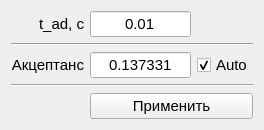
<?xml version="1.0" encoding="UTF-8"?>
<ui version="4.0">
 <class>Adiabaticity</class>
 <widget class="QDialog" name="Adiabaticity">
  <property name="geometry">
   <rect>
    <x>0</x>
    <y>0</y>
    <width>264</width>
    <height>114</height>
   </rect>
  </property>
  <property name="focusPolicy">
   <enum>Qt::ClickFocus</enum>
  </property>
  <property name="windowTitle">
   <string>Dialog</string>
  </property>
  <layout class="QGridLayout" name="gridLayout">
   <item row="2" column="0">
    <widget class="QLabel" name="label_2">
     <property name="font">
      <font>
       <pointsize>11</pointsize>
      </font>
     </property>
     <property name="text">
      <string>Акцептанс</string>
     </property>
     <property name="alignment">
      <set>Qt::AlignRight|Qt::AlignTrailing|Qt::AlignVCenter</set>
     </property>
    </widget>
   </item>
   <item row="1" column="0" colspan="3">
    <widget class="Line" name="line">
     <property name="orientation">
      <enum>Qt::Horizontal</enum>
     </property>
    </widget>
   </item>
   <item row="0" column="0">
    <widget class="QLabel" name="label">
     <property name="font">
      <font>
       <pointsize>11</pointsize>
      </font>
     </property>
     <property name="text">
      <string>t_ad, с</string>
     </property>
     <property name="alignment">
      <set>Qt::AlignRight|Qt::AlignTrailing|Qt::AlignVCenter</set>
     </property>
    </widget>
   </item>
   <item row="0" column="1">
    <widget class="QLineEdit" name="lineEdit">
     <property name="font">
      <font>
       <pointsize>11</pointsize>
      </font>
     </property>
     <property name="focusPolicy">
      <enum>Qt::ClickFocus</enum>
     </property>
     <property name="inputMethodHints">
      <set>Qt::ImhDigitsOnly</set>
     </property>
     <property name="text">
      <string>0.01</string>
     </property>
     <property name="alignment">
      <set>Qt::AlignCenter</set>
     </property>
    </widget>
   </item>
   <item row="2" column="2">
    <widget class="QCheckBox" name="checkBox">
     <property name="font">
      <font>
       <pointsize>11</pointsize>
      </font>
     </property>
     <property name="text">
      <string>Auto</string>
     </property>
     <property name="checked">
      <bool>true</bool>
     </property>
    </widget>
   </item>
   <item row="2" column="1">
    <widget class="QLineEdit" name="lineEdit_2">
     <property name="font">
      <font>
       <pointsize>11</pointsize>
      </font>
     </property>
     <property name="focusPolicy">
      <enum>Qt::ClickFocus</enum>
     </property>
     <property name="text">
      <string>0.137331</string>
     </property>
     <property name="alignment">
      <set>Qt::AlignCenter</set>
     </property>
    </widget>
   </item>
   <item row="4" column="1" colspan="2">
    <widget class="QPushButton" name="pushButton">
     <property name="font">
      <font>
       <pointsize>11</pointsize>
      </font>
     </property>
     <property name="focusPolicy">
      <enum>Qt::NoFocus</enum>
     </property>
     <property name="text">
      <string>Применить</string>
     </property>
    </widget>
   </item>
   <item row="3" column="0" colspan="3">
    <widget class="Line" name="line_2">
     <property name="orientation">
      <enum>Qt::Horizontal</enum>
     </property>
    </widget>
   </item>
  </layout>
 </widget>
 <resources/>
 <connections/>
</ui>
